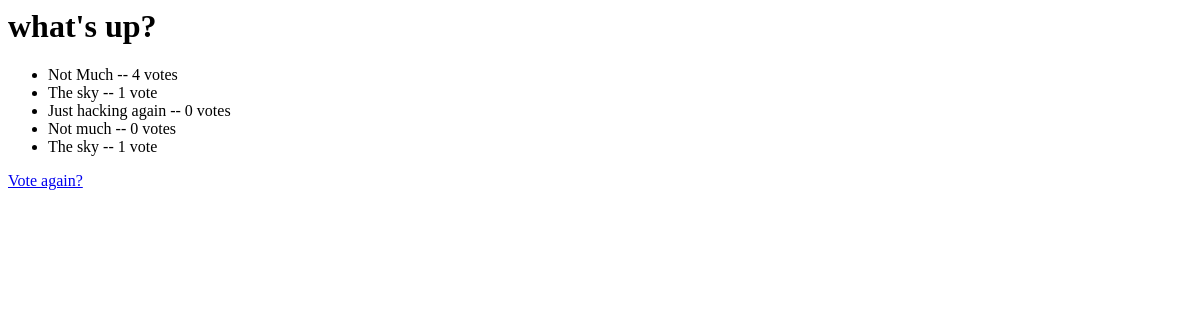
/polls/1/results/, run on an earlier commit of the app's database.
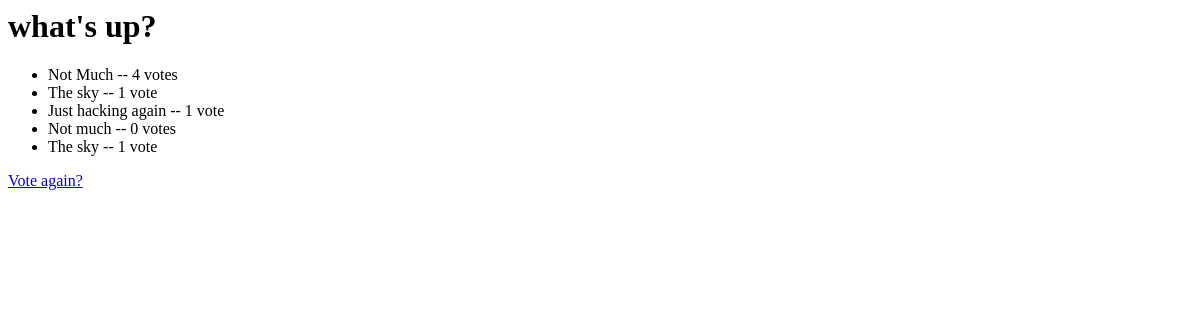
And on a later commit of the database.
### polls/models.py (models this page shows, shortened)
class Question(models.Model):
   question_text = models.CharField(max_length=200)
   pub_date = models.DateTimeField('date published')

class Choice(models.Model):
   question = models.ForeignKey(Question)
   choice_text = models.CharField(max_length=200)
   votes = models.IntegerField(default=0)

### polls/views.py (the view)
# urls.py: url(r'^(?P<pk>\d+)/results/$', views.ResultsView.as_view(), name='results'),
class ResultsView(generic.DetailView):
    model = Question
    template_name = 'polls/results.html'

### polls/templates/polls/results.html (shortened to what this page needs)
<html>
<head>
</head>
<body>
<h1>{{ question.question_text }}</h1>
<ul>
  {% for choice in question.choice_set.all %}
      <li>{{ choice.choice_text }} -- {{ choice.votes }} vote{{ choice.votes|pluralize }}</li>
  {% endfor %}
 </ul>
<a href="{% url 'polls:detail' question.id %}">Vote again?</a>
</body>
</html>

What changed in the data, as far as the page shows it:
changed Choice "Just hacking again": votes "0" → "1"
